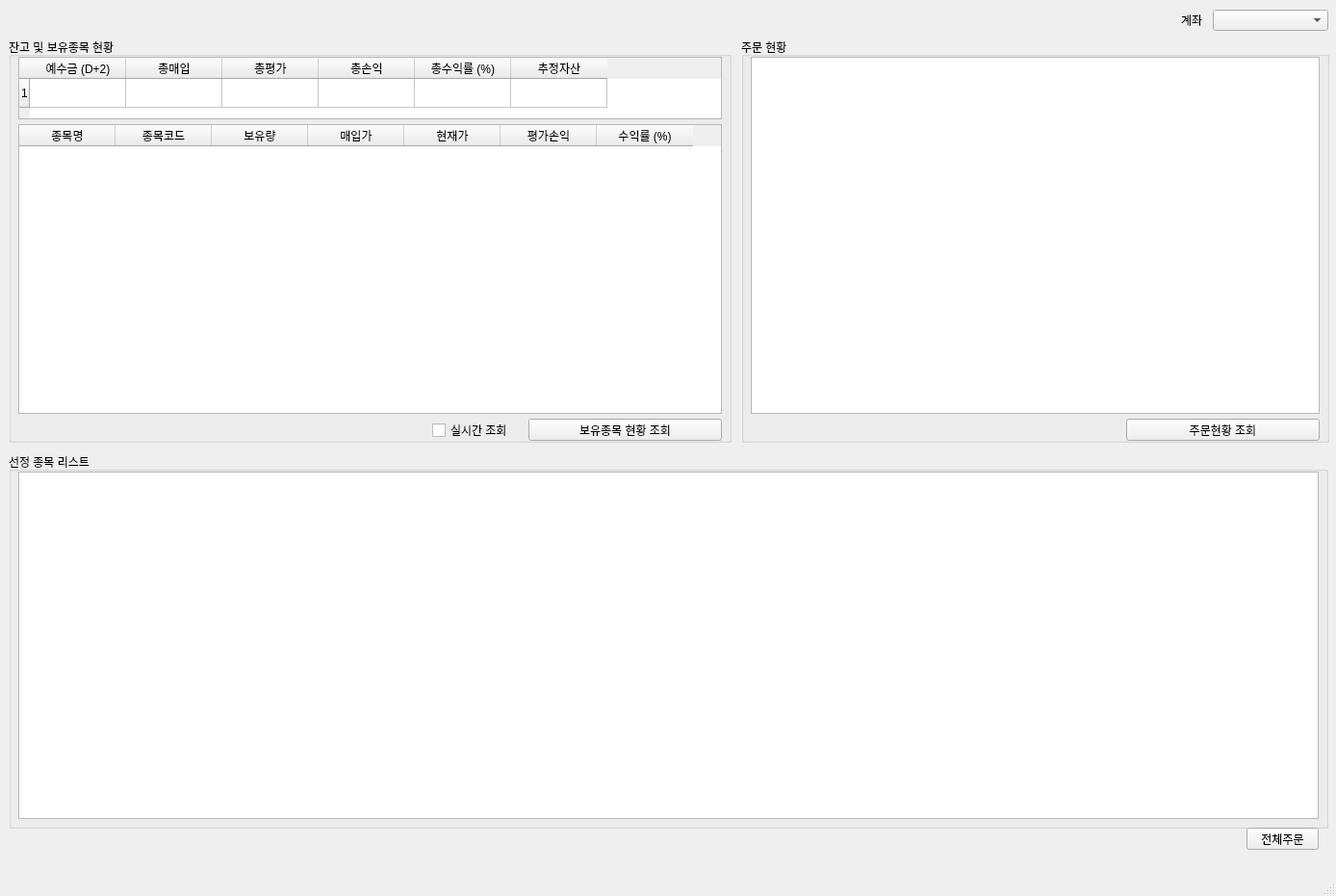
<?xml version="1.0" encoding="UTF-8"?>
<ui version="4.0">
 <class>MainWindow</class>
 <widget class="QMainWindow" name="MainWindow">
  <property name="geometry">
   <rect>
    <x>0</x>
    <y>0</y>
    <width>1388</width>
    <height>931</height>
   </rect>
  </property>
  <property name="windowTitle">
   <string>Dave Automatic Trading for Education v1.0</string>
  </property>
  <property name="windowIcon">
   <iconset>
    <normaloff>davetrading.png</normaloff>davetrading.png</iconset>
  </property>
  <widget class="QWidget" name="centralwidget">
   <widget class="QGroupBox" name="groupBox_2">
    <property name="geometry">
     <rect>
      <x>9</x>
      <y>39</y>
      <width>751</width>
      <height>421</height>
     </rect>
    </property>
    <property name="title">
     <string>잔고 및 보유종목 현황</string>
    </property>
    <widget class="QTableWidget" name="tableWidget">
     <property name="geometry">
      <rect>
       <x>10</x>
       <y>20</y>
       <width>731</width>
       <height>65</height>
      </rect>
     </property>
     <property name="rowCount">
      <number>1</number>
     </property>
     <row/>
     <column>
      <property name="text">
       <string>예수금 (D+2)</string>
      </property>
     </column>
     <column>
      <property name="text">
       <string>총매입</string>
      </property>
     </column>
     <column>
      <property name="text">
       <string>총평가</string>
      </property>
     </column>
     <column>
      <property name="text">
       <string>총손익</string>
      </property>
     </column>
     <column>
      <property name="text">
       <string>총수익률 (%)</string>
      </property>
     </column>
     <column>
      <property name="text">
       <string>추정자산</string>
      </property>
     </column>
    </widget>
    <widget class="QPushButton" name="ButtonBalanceReq">
     <property name="geometry">
      <rect>
       <x>540</x>
       <y>396</y>
       <width>201</width>
       <height>23</height>
      </rect>
     </property>
     <property name="text">
      <string>보유종목 현황 조회</string>
     </property>
    </widget>
    <widget class="QGroupBox" name="groupBox_4">
     <property name="geometry">
      <rect>
       <x>670</x>
       <y>-140</y>
       <width>611</width>
       <height>131</height>
      </rect>
     </property>
     <property name="title">
      <string>잔고확인</string>
     </property>
     <widget class="QTableWidget" name="tableWidget_3">
      <property name="geometry">
       <rect>
        <x>10</x>
        <y>20</y>
        <width>591</width>
        <height>61</height>
       </rect>
      </property>
      <column>
       <property name="text">
        <string>예수금</string>
       </property>
      </column>
      <column>
       <property name="text">
        <string>총매입</string>
       </property>
      </column>
      <column>
       <property name="text">
        <string>총평가</string>
       </property>
      </column>
      <column>
       <property name="text">
        <string>총손익</string>
       </property>
      </column>
      <column>
       <property name="text">
        <string>총수익률</string>
       </property>
      </column>
      <column>
       <property name="text">
        <string>추정자산</string>
       </property>
      </column>
     </widget>
     <widget class="QPushButton" name="pushButton_3">
      <property name="geometry">
       <rect>
        <x>490</x>
        <y>90</y>
        <width>75</width>
        <height>23</height>
       </rect>
      </property>
      <property name="text">
       <string>현금주문</string>
      </property>
     </widget>
    </widget>
    <widget class="QCheckBox" name="CheckBoxBalanceUpdate">
     <property name="geometry">
      <rect>
       <x>440</x>
       <y>400</y>
       <width>81</width>
       <height>16</height>
      </rect>
     </property>
     <property name="text">
      <string>실시간 조회</string>
     </property>
    </widget>
    <widget class="QTableWidget" name="tableWidget_2">
     <property name="geometry">
      <rect>
       <x>10</x>
       <y>90</y>
       <width>731</width>
       <height>301</height>
      </rect>
     </property>
     <attribute name="verticalHeaderShowSortIndicator" stdset="0">
      <bool>false</bool>
     </attribute>
     <column>
      <property name="text">
       <string>종목명</string>
      </property>
     </column>
     <column>
      <property name="text">
       <string>종목코드</string>
      </property>
     </column>
     <column>
      <property name="text">
       <string>보유량</string>
      </property>
     </column>
     <column>
      <property name="text">
       <string>매입가</string>
      </property>
     </column>
     <column>
      <property name="text">
       <string>현재가</string>
      </property>
     </column>
     <column>
      <property name="text">
       <string>평가손익</string>
      </property>
     </column>
     <column>
      <property name="text">
       <string>수익률 (%)</string>
      </property>
     </column>
    </widget>
   </widget>
   <widget class="QGroupBox" name="groupBox_3">
    <property name="geometry">
     <rect>
      <x>9</x>
      <y>470</y>
      <width>1371</width>
      <height>391</height>
     </rect>
    </property>
    <property name="title">
     <string>선정 종목 리스트</string>
    </property>
    <widget class="QTableWidget" name="RequestTable">
     <property name="geometry">
      <rect>
       <x>10</x>
       <y>20</y>
       <width>1351</width>
       <height>361</height>
      </rect>
     </property>
     <property name="sizePolicy">
      <sizepolicy hsizetype="Expanding" vsizetype="Expanding">
       <horstretch>0</horstretch>
       <verstretch>0</verstretch>
      </sizepolicy>
     </property>
     <property name="sortingEnabled">
      <bool>true</bool>
     </property>
     <attribute name="horizontalHeaderCascadingSectionResizes">
      <bool>true</bool>
     </attribute>
     <attribute name="horizontalHeaderDefaultSectionSize">
      <number>100</number>
     </attribute>
     <attribute name="verticalHeaderCascadingSectionResizes">
      <bool>true</bool>
     </attribute>
     <attribute name="verticalHeaderDefaultSectionSize">
      <number>40</number>
     </attribute>
     <attribute name="verticalHeaderShowSortIndicator" stdset="0">
      <bool>false</bool>
     </attribute>
     <attribute name="verticalHeaderStretchLastSection">
      <bool>false</bool>
     </attribute>
    </widget>
   </widget>
   <widget class="QComboBox" name="comboBox">
    <property name="geometry">
     <rect>
      <x>1260</x>
      <y>10</y>
      <width>120</width>
      <height>22</height>
     </rect>
    </property>
   </widget>
   <widget class="QLabel" name="label">
    <property name="geometry">
     <rect>
      <x>1227</x>
      <y>13</y>
      <width>31</width>
      <height>16</height>
     </rect>
    </property>
    <property name="text">
     <string>계좌</string>
    </property>
   </widget>
   <widget class="QPushButton" name="ButtonOrder">
    <property name="geometry">
     <rect>
      <x>1295</x>
      <y>860</y>
      <width>75</width>
      <height>23</height>
     </rect>
    </property>
    <property name="text">
     <string>전체주문</string>
    </property>
   </widget>
   <widget class="QGroupBox" name="groupBox">
    <property name="geometry">
     <rect>
      <x>770</x>
      <y>39</y>
      <width>611</width>
      <height>421</height>
     </rect>
    </property>
    <property name="title">
     <string>주문 현황</string>
    </property>
    <widget class="QTableWidget" name="OrderTable">
     <property name="geometry">
      <rect>
       <x>10</x>
       <y>20</y>
       <width>591</width>
       <height>371</height>
      </rect>
     </property>
     <attribute name="verticalHeaderShowSortIndicator" stdset="0">
      <bool>false</bool>
     </attribute>
    </widget>
    <widget class="QPushButton" name="ButtonCheckOrder">
     <property name="geometry">
      <rect>
       <x>400</x>
       <y>396</y>
       <width>201</width>
       <height>23</height>
      </rect>
     </property>
     <property name="text">
      <string>주문현황 조회</string>
     </property>
    </widget>
   </widget>
  </widget>
  <widget class="QMenuBar" name="menubar">
   <property name="geometry">
    <rect>
     <x>0</x>
     <y>0</y>
     <width>1388</width>
     <height>21</height>
    </rect>
   </property>
  </widget>
  <widget class="QStatusBar" name="statusbar"/>
 </widget>
 <resources/>
 <connections/>
</ui>
